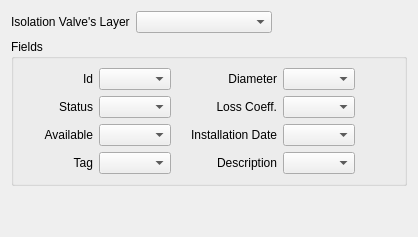
           <widget class="QWidget" name="tab">
            <attribute name="title">
             <string>Isolation Valves</string>
            </attribute>
            <layout class="QGridLayout" name="gridLayout_25">
             <item row="0" column="0">
              <layout class="QGridLayout" name="gridLayout_37">
               <item row="1" column="0">
                <widget class="QGroupBox" name="gbIsolationValve">
                 <property name="sizePolicy">
                  <sizepolicy hsizetype="Expanding" vsizetype="Fixed">
                   <horstretch>0</horstretch>
                   <verstretch>0</verstretch>
                  </sizepolicy>
                 </property>
                 <property name="title">
                  <string>Fields</string>
                 </property>
                 <layout class="QGridLayout" name="gridLayout_38">
                  <item row="0" column="1">
                   <layout class="QGridLayout" name="gridLayout_39">
                    <item row="0" column="2">
                     <widget class="QComboBox" name="cbIsolationValve_Id">
                      <property name="sizePolicy">
                       <sizepolicy hsizetype="Expanding" vsizetype="Fixed">
                        <horstretch>0</horstretch>
                        <verstretch>0</verstretch>
                       </sizepolicy>
                      </property>
                     </widget>
                    </item>
                    <item row="1" column="6">
                     <spacer name="horizontalSpacer_37">
                      <property name="orientation">
                       <enum>Qt::Horizontal</enum>
                      </property>
                      <property name="sizeHint" stdset="0">
                       <size>
                        <width>40</width>
                        <height>20</height>
                       </size>
                      </property>
                     </spacer>
                    </item>
                    <item row="0" column="6">
                     <spacer name="horizontalSpacer_40">
                      <property name="orientation">
                       <enum>Qt::Horizontal</enum>
                      </property>
                      <property name="sizeHint" stdset="0">
                       <size>
                        <width>40</width>
                        <height>20</height>
                       </size>
                      </property>
                     </spacer>
                    </item>
                    <item row="0" column="0">
                     <widget class="QLabel" name="label_41">
                      <property name="minimumSize">
                       <size>
                        <width>70</width>
                        <height>0</height>
                       </size>
                      </property>
                      <property name="text">
                       <string>Id</string>
                      </property>
                      <property name="alignment">
                       <set>Qt::AlignRight|Qt::AlignTrailing|Qt::AlignVCenter</set>
                      </property>
                     </widget>
                    </item>
                    <item row="2" column="3">
                     <widget class="QLabel" name="label_74">
                      <property name="minimumSize">
                       <size>
                        <width>70</width>
                        <height>0</height>
                       </size>
                      </property>
                      <property name="text">
                       <string>Installation Date</string>
                      </property>
                      <property name="alignment">
                       <set>Qt::AlignRight|Qt::AlignTrailing|Qt::AlignVCenter</set>
                      </property>
                     </widget>
                    </item>
                    <item row="3" column="3">
                     <widget class="QLabel" name="label_68">
                      <property name="minimumSize">
                       <size>
                        <width>100</width>
                        <height>0</height>
                       </size>
                      </property>
                      <property name="text">
                       <string>Description</string>
                      </property>
                      <property name="alignment">
                       <set>Qt::AlignRight|Qt::AlignTrailing|Qt::AlignVCenter</set>
                      </property>
                     </widget>
                    </item>
                    <item row="3" column="6">
                     <spacer name="horizontalSpacer_38">
                      <property name="orientation">
                       <enum>Qt::Horizontal</enum>
                      </property>
                      <property name="sizeHint" stdset="0">
                       <size>
                        <width>40</width>
                        <height>20</height>
                       </size>
                      </property>
                     </spacer>
                    </item>
                    <item row="2" column="5">
                     <widget class="QComboBox" name="cbIsolationValve_InstDate">
                      <property name="sizePolicy">
                       <sizepolicy hsizetype="Expanding" vsizetype="Fixed">
                        <horstretch>0</horstretch>
                        <verstretch>0</verstretch>
                       </sizepolicy>
                      </property>
                     </widget>
                    </item>
                    <item row="2" column="0">
                     <widget class="QLabel" name="label_75">
                      <property name="minimumSize">
                       <size>
                        <width>70</width>
                        <height>0</height>
                       </size>
                      </property>
                      <property name="text">
                       <string>Available</string>
                      </property>
                      <property name="alignment">
                       <set>Qt::AlignRight|Qt::AlignTrailing|Qt::AlignVCenter</set>
                      </property>
                     </widget>
                    </item>
                    <item row="2" column="2">
                     <widget class="QComboBox" name="cbIsolationValve_Available">
                      <property name="sizePolicy">
                       <sizepolicy hsizetype="Expanding" vsizetype="Fixed">
                        <horstretch>0</horstretch>
                        <verstretch>0</verstretch>
                       </sizepolicy>
                      </property>
                     </widget>
                    </item>
                    <item row="3" column="2">
                     <widget class="QComboBox" name="cbIsolationValve_Tag">
                      <property name="sizePolicy">
                       <sizepolicy hsizetype="Expanding" vsizetype="Fixed">
                        <horstretch>0</horstretch>
                        <verstretch>0</verstretch>
                       </sizepolicy>
                      </property>
                     </widget>
                    </item>
                    <item row="3" column="5">
                     <widget class="QComboBox" name="cbIsolationValve_Descr">
                      <property name="sizePolicy">
                       <sizepolicy hsizetype="Expanding" vsizetype="Fixed">
                        <horstretch>0</horstretch>
                        <verstretch>0</verstretch>
                       </sizepolicy>
                      </property>
                     </widget>
                    </item>
                    <item row="3" column="0">
                     <widget class="QLabel" name="label_69">
                      <property name="minimumSize">
                       <size>
                        <width>70</width>
                        <height>0</height>
                       </size>
                      </property>
                      <property name="text">
                       <string>Tag</string>
                      </property>
                      <property name="alignment">
                       <set>Qt::AlignRight|Qt::AlignTrailing|Qt::AlignVCenter</set>
                      </property>
                     </widget>
                    </item>
                    <item row="0" column="5">
                     <widget class="QComboBox" name="cbIsolationValve_Diameter">
                      <property name="sizePolicy">
                       <sizepolicy hsizetype="Expanding" vsizetype="Fixed">
                        <horstretch>0</horstretch>
                        <verstretch>0</verstretch>
                       </sizepolicy>
                      </property>
                     </widget>
                    </item>
                    <item row="2" column="6">
                     <spacer name="horizontalSpacer_42">
                      <property name="orientation">
                       <enum>Qt::Horizontal</enum>
                      </property>
                      <property name="sizeHint" stdset="0">
                       <size>
                        <width>40</width>
                        <height>20</height>
                       </size>
                      </property>
                     </spacer>
                    </item>
                    <item row="0" column="3">
                     <widget class="QLabel" name="label_73">
                      <property name="minimumSize">
                       <size>
                        <width>70</width>
                        <height>0</height>
                       </size>
                      </property>
                      <property name="text">
                       <string>Diameter</string>
                      </property>
                      <property name="alignment">
                       <set>Qt::AlignRight|Qt::AlignTrailing|Qt::AlignVCenter</set>
                      </property>
                     </widget>
                    </item>
                    <item row="1" column="3">
                     <widget class="QLabel" name="label_70">
                      <property name="minimumSize">
                       <size>
                        <width>70</width>
                        <height>0</height>
                       </size>
                      </property>
                      <property name="text">
                       <string>Loss Coeff.</string>
                      </property>
                      <property name="alignment">
                       <set>Qt::AlignRight|Qt::AlignTrailing|Qt::AlignVCenter</set>
                      </property>
                     </widget>
                    </item>
                    <item row="1" column="0">
                     <widget class="QLabel" name="label_79">
                      <property name="minimumSize">
                       <size>
                        <width>70</width>
                        <height>0</height>
                       </size>
                      </property>
                      <property name="text">
                       <string>Status</string>
                      </property>
                      <property name="alignment">
                       <set>Qt::AlignRight|Qt::AlignTrailing|Qt::AlignVCenter</set>
                      </property>
                     </widget>
                    </item>
                    <item row="1" column="2">
                     <widget class="QComboBox" name="cbIsolationValve_Status">
                      <property name="sizePolicy">
                       <sizepolicy hsizetype="Expanding" vsizetype="Fixed">
                        <horstretch>0</horstretch>
                        <verstretch>0</verstretch>
                       </sizepolicy>
                      </property>
                     </widget>
                    </item>
                    <item row="1" column="5">
                     <widget class="QComboBox" name="cbIsolationValve_LossCoeff">
                      <property name="sizePolicy">
                       <sizepolicy hsizetype="Expanding" vsizetype="Fixed">
                        <horstretch>0</horstretch>
                        <verstretch>0</verstretch>
                       </sizepolicy>
                      </property>
                     </widget>
                    </item>
                   </layout>
                  </item>
                 </layout>
                </widget>
               </item>
               <item row="0" column="0">
                <layout class="QHBoxLayout" name="horizontalLayout_21">
                 <item>
                  <widget class="QLabel" name="label_78">
                   <property name="text">
                    <string>Isolation Valve's Layer</string>
                   </property>
                  </widget>
                 </item>
                 <item>
                  <widget class="QComboBox" name="cbIsolationValveLayer">
                   <property name="sizePolicy">
                    <sizepolicy hsizetype="Expanding" vsizetype="Fixed">
                     <horstretch>0</horstretch>
                     <verstretch>0</verstretch>
                    </sizepolicy>
                   </property>
                  </widget>
                 </item>
                 <item>
                  <spacer name="horizontalSpacer_41">
                   <property name="orientation">
                    <enum>Qt::Horizontal</enum>
                   </property>
                   <property name="sizeHint" stdset="0">
                    <size>
                     <width>40</width>
                     <height>20</height>
                    </size>
                   </property>
                  </spacer>
                 </item>
                </layout>
               </item>
               <item row="2" column="0">
                <spacer name="verticalSpacer_10">
                 <property name="orientation">
                  <enum>Qt::Vertical</enum>
                 </property>
                 <property name="sizeHint" stdset="0">
                  <size>
                   <width>20</width>
                   <height>40</height>
                  </size>
                 </property>
                </spacer>
               </item>
              </layout>
             </item>
            </layout>
           </widget>
